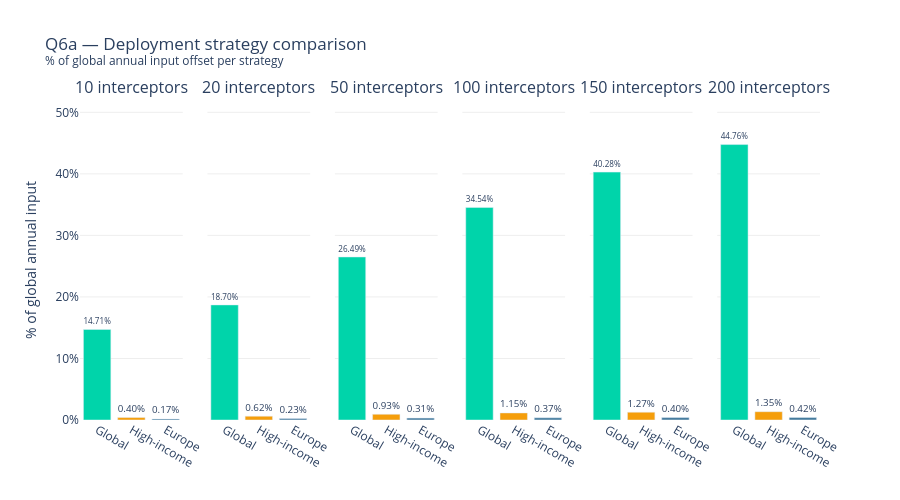

Notebook code for this chart:
### Code cell
fig = plot_strategy_comparison(df_compare)
fig.show()

### Figure 1 — Plotly figure (JSON) as saved in the notebook; plotly's stock layout.template omitted (floating-point values rounded to 4 significant figures)
{"data": [{"marker": {"color": ["#00d4aa", "#f59e0b", "#457B9D"]}, "showlegend": false, "text": ["14.71%", "0.40%", "0.17%"], "textfont": {"size": 11}, "textposition": "outside", "type": "bar", "x": ["Global", "High-income", "Europe"], "xaxis": "x", "y": [14.71, 0.4, 0.17], "yaxis": "y"}, {"marker": {"color": ["#00d4aa", "#f59e0b", "#457B9D"]}, "showlegend": false, "text": ["18.70%", "0.62%", "0.23%"], "textfont": {"size": 11}, "textposition": "outside", "type": "bar", "x": ["Global", "High-income", "Europe"], "xaxis": "x2", "y": [18.7, 0.62, 0.23], "yaxis": "y2"}, {"marker": {"color": ["#00d4aa", "#f59e0b", "#457B9D"]}, "showlegend": false, "text": ["26.49%", "0.93%", "0.31%"], "textfont": {"size": 11}, "textposition": "outside", "type": "bar", "x": ["Global", "High-income", "Europe"], "xaxis": "x3", "y": [26.49, 0.93, 0.31], "yaxis": "y3"}, {"marker": {"color": ["#00d4aa", "#f59e0b", "#457B9D"]}, "showlegend": false, "text": ["34.54%", "1.15%", "0.37%"], "textfont": {"size": 11}, "textposition": "outside", "type": "bar", "x": ["Global", "High-income", "Europe"], "xaxis": "x4", "y": [34.54, 1.15, 0.37], "yaxis": "y4"}, {"marker": {"color": ["#00d4aa", "#f59e0b", "#457B9D"]}, "showlegend": false, "text": ["40.28%", "1.27%", "0.40%"], "textfont": {"size": 11}, "textposition": "outside", "type": "bar", "x": ["Global", "High-income", "Europe"], "xaxis": "x5", "y": [40.28, 1.27, 0.4], "yaxis": "y5"}, {"marker": {"color": ["#00d4aa", "#f59e0b", "#457B9D"]}, "showlegend": false, "text": ["44.76%", "1.35%", "0.42%"], "textfont": {"size": 11}, "textposition": "outside", "type": "bar", "x": ["Global", "High-income", "Europe"], "xaxis": "x6", "y": [44.76, 1.35, 0.42], "yaxis": "y6"}], "layout": {"annotations": [{"font": {"size": 16}, "showarrow": false, "text": "10 interceptors", "x": 0.06944, "xanchor": "center", "xref": "paper", "y": 1, "yanchor": "bottom", "yref": "paper"}, {"font": {"size": 16}, "showarrow": false, "text": "20 interceptors", "x": 0.2417, "xanchor": "center", "xref": "paper", "y": 1, "yanchor": "bottom", "yref": "paper"}, {"font": {"size": 16}, "showarrow": false, "text": "50 interceptors", "x": 0.4139, "xanchor": "center", "xref": "paper", "y": 1, "yanchor": "bottom", "yref": "paper"}, {"font": {"size": 16}, "showarrow": false, "text": "100 interceptors", "x": 0.5861, "xanchor": "center", "xref": "paper", "y": 1, "yanchor": "bottom", "yref": "paper"}, {"font": {"size": 16}, "showarrow": false, "text": "150 interceptors", "x": 0.7583, "xanchor": "center", "xref": "paper", "y": 1, "yanchor": "bottom", "yref": "paper"}, {"font": {"size": 16}, "showarrow": false, "text": "200 interceptors", "x": 0.9306, "xanchor": "center", "xref": "paper", "y": 1, "yanchor": "bottom", "yref": "paper"}], "height": 500, "plot_bgcolor": "white", "title": {"text": "Q6a — Deployment strategy comparison<br><sup>% of global annual input offset per strategy</sup>"}, "xaxis": {"anchor": "y", "domain": [0, 0.1389], "showgrid": false}, "xaxis2": {"anchor": "y2", "domain": [0.1722, 0.3111], "showgrid": false}, "xaxis3": {"anchor": "y3", "domain": [0.3444, 0.4833], "showgrid": false}, "xaxis4": {"anchor": "y4", "domain": [0.5167, 0.6556], "showgrid": false}, "xaxis5": {"anchor": "y5", "domain": [0.6889, 0.8278], "showgrid": false}, "xaxis6": {"anchor": "y6", "domain": [0.8611, 1], "showgrid": false}, "yaxis": {"anchor": "x", "domain": [0, 1], "gridcolor": "#eeeeee", "range": [0, 52], "ticksuffix": "%", "title": {"text": "% of global annual input"}}, "yaxis2": {"anchor": "x2", "domain": [0, 1], "gridcolor": "#eeeeee", "matches": "y", "showticklabels": false}, "yaxis3": {"anchor": "x3", "domain": [0, 1], "gridcolor": "#eeeeee", "matches": "y", "showticklabels": false}, "yaxis4": {"anchor": "x4", "domain": [0, 1], "gridcolor": "#eeeeee", "matches": "y", "showticklabels": false}, "yaxis5": {"anchor": "x5", "domain": [0, 1], "gridcolor": "#eeeeee", "matches": "y", "showticklabels": false}, "yaxis6": {"anchor": "x6", "domain": [0, 1], "gridcolor": "#eeeeee", "matches": "y", "showticklabels": false}}}
